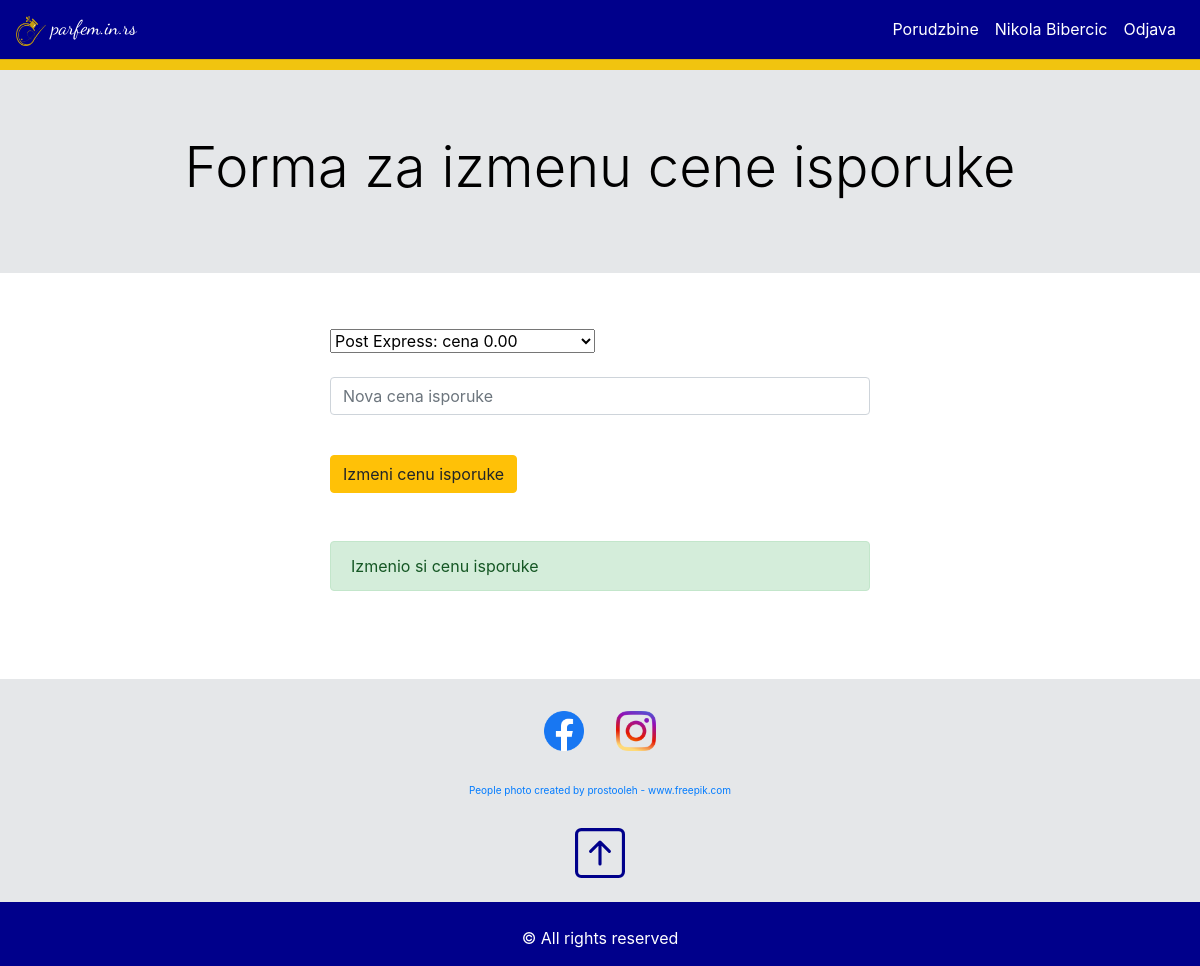
Page /views/admin.update.delivery.method.price.view.php?deliveryMethodPriceUpdated=1 (signed in) on the committed database.
### tables this page shows
CREATE TABLE settings(
	setting_id int AUTO_INCREMENT PRIMARY KEY,
	setting_description varchar(150),
	setting_value varchar(150),
	setting_value_2 varchar(150)
);

### classes/Connection.php (called while the page is built)
<?php
    class Connection{
        public $host='localhost';
        public $dbname='shop';
        public $username='root';
        public $password='';
        public function connect(){
            try{
                return new PDO("mysql:host={$this->host};dbname={$this->dbname};charset=utf8",$this->username,$this->password);
            }catch(PDOException $e){
                echo 'Error'.$e->getMessage();
            }
        }
    }
?>

### objects.php (called while the page is built, shortened)
<?php
    require 'classes/Connection.php';
    require 'classes/ConnectionBuilder.php';
    require 'classes/User.php';
    require 'classes/Product.php';
    require 'classes/Setting.php';
    $conn = new Connection();
    $user = new User($conn->connect());
    $product = new Product($conn->connect());
    $setting = new Setting($conn->connect());
?>

### classes/ConnectionBuilder.php (called while the page is built, shortened)
<?php
    class ConnectionBuilder{
        public function __construct($conn){
            $this->conn = $conn;
        }
    }
?>

### classes/User.php (called while the page is built, shortened)
<?php
    class User extends ConnectionBuilder{
        public function checkUserAdmin($user_id){
            $sql = "select ur.user_id
                    from user_roles ur
                    inner join roles r on r.role_id = ur.role_id
                    where   ur.user_id = {$user_id}
                            and r.name = 'Admin' ";
            $query = $this->conn->prepare($sql);
            $query->execute();
            $checkUserAdmin = $query->fetchAll(PDO::FETCH_OBJ);
            return $checkUserAdmin;
        }
    }
?>

### classes/Product.php (called while the page is built, shortened)
<?php
    class Product extends ConnectionBuilder{
        public function selectDeliveryMethods(){
            $sql = "select *
                    from delivery_methods dm
                    ";
            $query = $this->conn->prepare($sql);
            $query->execute();
            $result = $query->fetchAll(PDO::FETCH_OBJ);
            return $result;
        }
    }
?>

### views/admin.update.delivery.method.price.view.php (the view, shortened to what this page needs)
<?php require '../objects.php'; ?>
<?php require '../partials/header.php'; ?>
<?php require '../partials/navbar.php'; ?>
<?php
 $setting->navbar('Forma za izmenu cene isporuke');
?>
<br>
<div class="container">
    <div class="row">
        <div class="col-3">
        </div>
        <div class="col-6">
            <form action="../files/update.delivery.method.price.php" method="POST">
                <div class="form-group">
                    <select name="deliveryMethodId" id="">
                        <?php  $result = $product->selectDeliveryMethods(); foreach($result as $x):  ?>
                            <option value=<?php echo $x->delivery_method_id; ?> class="form-control"><?php echo $x->delivery_method.': cena '.$x->delivery_price; ?></option>
                        <?php endforeach; ?>
                    </select><br><br>
                    <input type="number" step=0.01 name="deliveryMethodPriceNew" placeholder="Nova cena isporuke" class="form-control" required><br>
                </div>
                <button class="btn btn-warning" type="submit" name="updateDeliveryMethodPrice">Izmeni cenu isporuke</button>
            </form>
            <br>
            <br>
            <?php if(isset($_GET['deliveryMethodPriceUpdated']) && $_GET['deliveryMethodPriceUpdated']==true): ?>
                <div class="alert alert-success" role="alert">Izmenio si cenu isporuke</div>
            <?php endif; ?>
        </div>
        <div class="col-3">
        </div>
    </div>
</div>
<br>
<br>
<br>
<?php require '../partials/footer.php'; ?>

### partials/navbar.php (shortened to what this page needs)
<?php
$navbarTextColor = $setting->selectSettingValue(23);
$navbarLogoImageLinkShow = $setting->selectSettingValue(24);
?>
<div class="sticky-top">
    <?php $navbarBackgroundColor = $setting->selectSettingValue(21); ?>
    <nav class="navbar navbar-expand-lg navbar-dark" <?php echo 'style="background-color: '.$navbarBackgroundColor[0]->setting_value.'; " '?> >
            <a class="navbar-brand" href="/shop/index.php" <?php echo 'style="font-family: Dancing Script, cursive; color:'.$navbarTextColor[0]->setting_value.'; " ' ?>>
                <?php $logoIconLink = $setting->selectSettingValue(17); ?>
                <?php if($navbarLogoImageLinkShow[0]->setting_value=='true'): ?>
                    <img src=<?php echo $logoIconLink[0]->setting_value ?> class="card-img-top" alt="" style="height:30px; width:30px;">
                <?php endif; ?>
                parfem.in.rs
            </a>
            <div class="collapse navbar-collapse" id="navbarTogglerDemo02">
                <ul class="navbar-nav ml-auto">
                    <?php
                        if(isset($_SESSION['user'])){
                            $userId = $_SESSION['user']->user_id;
                        }
                    ?>
                    <?php if(!isset($_SESSION['user'])):  ?>
                        <?php echo ''; ?>
                    <?php elseif($user->checkUserAdmin($userId) or $user->checkUserBloger($userId)):  ?>
                        <li class="nav-item">
                            <a href="/shop/views/admin.orders.view.php" class="nav-link" id="navLink1" <?php echo 'style="color: '.$navbarTextColor[0]->setting_value.'; " '?>>Porudzbine</a>
                        </li>
                    <?php endif; ?>
                    <?php if(isset($_SESSION['user'])): ?>
                        <li class="nav-item">
                            <a href="/shop/views/admin.view.php" class="nav-link" id="navLink2" <?php echo 'style="color: '.$navbarTextColor[0]->setting_value.'; " '?>>
                                <?php
                                    echo $_SESSION['user']->name;
                                ?>
                            </a>
                        </li>
                        <li class="nav-item"><a href="/shop/files/logout.php" class="nav-link" id="navLink3" <?php echo 'style="color: '.$navbarTextColor[0]->setting_value.'; " '?>>Odjava</a></li>
                    <?php else: ?>
                        <li class="nav-item" ><a href="/shop/views/login.view.php" class="nav-link" id="navLink4" <?php echo 'style="color: '.$navbarTextColor[0]->setting_value.'; " '?>>Prijava</a></li>
                    <?php endif; ?>
                </ul>
            </div>
    </nav>
    <?php $navbarJumbotronColor = $setting->selectSettingValue(3); ?>
    <hr class="" class="bg-warning" <?php echo 'style="background-color:'.$navbarJumbotronColor[0]->setting_value.'; height:10px; margin:auto; " ' ?> >
</div>

### partials/footer.php (shortened to what this page needs)
    <?php $footerJumbotronColor = $setting->selectSettingValue(1); ?>
    <div class="container-fluid" <?php echo 'style="background-color:'.$footerJumbotronColor[0]->setting_value.'; " ' ?> >
        <div class="row">
            <div class="col-12" >
                <br>
                <ul class="nav justify-content-center">
                    <?php
                        $facebookIconShow = $setting->selectSettingValue(7);
                        if($facebookIconShow[0]->setting_value=='true'):
                     ?>
                        <li class="nav-item"><a href="#" class="nav-link"><img src=<?php $facebookIconLink = $setting->selectSettingValue(9); echo $facebookIconLink[0]->setting_value; ?> class="img-fluid" alt="Responsive image" width="40px" height="40px"></a></li>
                    <?php endif; ?>
                    <?php
                        $instagramIconShow = $setting->selectSettingValue(8);
                        if($instagramIconShow[0]->setting_value=='true'):
                     ?>
                        <li class="nav-item"><a href="#" class="nav-link"><img src=<?php $instagramIconLink = $setting->selectSettingValue(10); echo $instagramIconLink[0]->setting_value; ?> class="img-fluid" alt="Responsive image" width="40px" height="40px"></a></li>
                    <?php endif; ?>
                </ul>
                <br>
                <div class="text-center" style="font-size: 10px;">
                    <?php
                        $footerJumbotronlink1Show = $setting->selectSettingValue(12);
                        if($footerJumbotronlink1Show[0]->setting_value=='true'):
                     ?>
                        <?php $footerJumbotronlink1 = $setting->selectSettingValue(14); ?>
                        <a href=<?php echo $footerJumbotronlink1[0]->setting_value;  ?> ><?php echo $footerJumbotronlink1[0]->setting_value_2;  ?></a>
                        <br>
                    <?php endif; ?>
                    <?php $backToTopTextColor = $setting->selectSettingValue(11); ?>
                    <br>
                    <br>
                    <a id="back-to-top" href="#" class="" role="button" title="Click to return on the top page" data-toggle="tooltip" data-placement="left">
                        <svg xmlns="http://www.w3.org/2000/svg" width="50" height="50" fill="currentColor" class="bi bi-arrow-up-square" viewBox="0 0 16 16"  <?php echo 'style="color:'.$backToTopTextColor[0]->setting_value.'; " ' ?> >
                            <path fill-rule="evenodd" d="M15 2a1 1 0 0 0-1-1H2a1 1 0 0 0-1 1v12a1 1 0 0 0 1 1h12a1 1 0 0 0 1-1V2zM0 2a2 2 0 0 1 2-2h12a2 2 0 0 1 2 2v12a2 2 0 0 1-2 2H2a2 2 0 0 1-2-2V2zm8.5 9.5a.5.5 0 0 1-1 0V5.707L5.354 7.854a.5.5 0 1 1-.708-.708l3-3a.5.5 0 0 1 .708 0l3 3a.5.5 0 0 1-.708.708L8.5 5.707V11.5z"/>
                        </svg>
                    </a>
                </div>
                <br>
            </div>
        </div>
    </div>
    <?php
        $footerColor = $setting->selectSettingValue(5);
        $footerTextColor = $setting->selectSettingValue(6);
    ?>
    <div class="container-fluid" <?php echo 'style="background-color:'.$footerColor[0]->setting_value.'; color:'.$footerTextColor[0]->setting_value.'  " ' ?> >
        <div class="row">
            <div class="col-12 text-center">
                <div>
                    <br>
                    <p>&copy; All rights reserved</p>
                </div>
            </div>
        </div>
    </div>
</body>
</html>

### rows in the picture
settings: setting_value (picture)
settings: setting_value (picture)
settings: setting_value (picture)
settings: setting_value_2 "People photo created by prostooleh - www.freepik.com"

### other values in the picture
$_SESSION['user']->name "Nikola Bibercic"
$text "Forma za izmenu cene isporuke"
form field deliveryMethodId "Post Express: cena 0.00"
